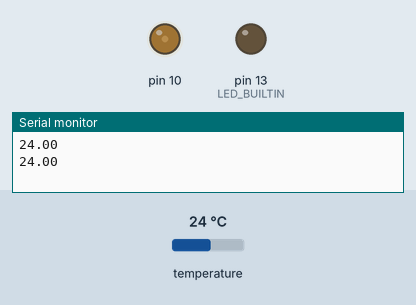
Recording of a sketch running on a simulated Arduino Uno, built with avr-gcc and run on an emulated ATmega328P. Parts: output pins drawn as LEDs (lit = HIGH), the last lines printed to the serial monitor. Dashed ring = blinking. Inputs (shaded band) come from the test bench; at power-on: temperature 24 °C.

Above: at 2.5 s.
2.6 s: temperature set to 21.4 °C
At 3.54 s:
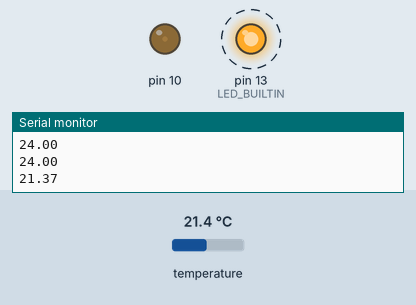
6.1 s: temperature set to 20.3 °C
At 7.5 s:
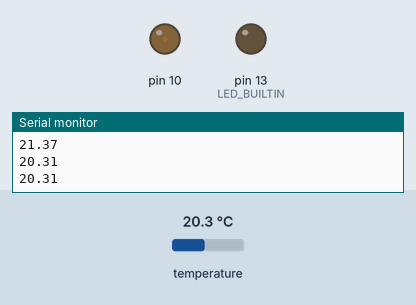
8.4 s: temperature set to 28 °C
At 11.6 s:
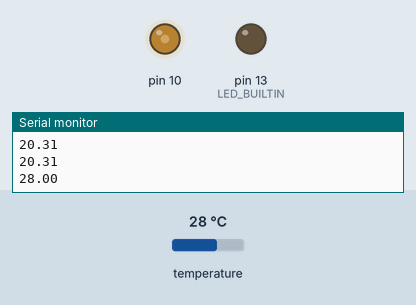
11.9 s: temperature set to 12 °C
At 15.8 s:
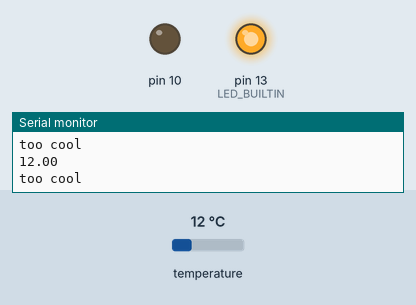
16.1 s: temperature set to 19.7 °C
18.4 s: temperature set to 20.8 °C
At 19.4 s:
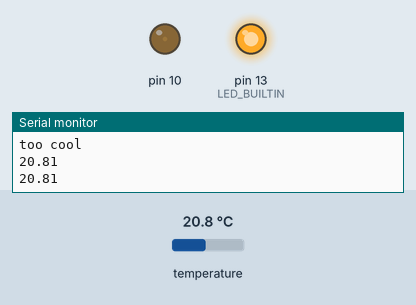
Timing chart, 0 to 21.4 s (numbered marks = the images above; inputs shaded):
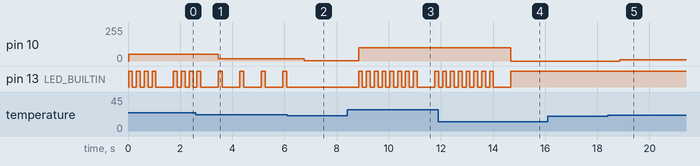

The sketch:

TemperatureRevision.ino
```cpp
#include <OneWire.h>

int DS18S20_Pin = 2; //DS18S20 Signal pin on digital 2

//CHANGE THESE VALUES TO SET THE RANGE THAT YOU WANT THE TEMP TO BE IN
float TOOHIGHTEMP = 28.0;
float TOOLOWTEMP = 20.0;

//Temperature chip i/o
OneWire ds(DS18S20_Pin);  // on digital pin 2

void setup(void) {
  pinMode(LED_BUILTIN, OUTPUT);
  pinMode(10, OUTPUT);
  Serial.begin(9600);
}

void loop(void) {
  float temperature = getTemp();
  Serial.println(temperature);

   if (temperature > TOOHIGHTEMP ) {
      digitalWrite(10, HIGH);
      Serial.println("too hot ");
    } else {
      if (temperature > TOOLOWTEMP) {
        analogWrite(10, 100 * (temperature - TOOLOWTEMP) / (TOOHIGHTEMP - TOOLOWTEMP) );  //brighter and brighter as voltage gets lower and lower
        for (int i = 1; i < (temperature - TOOLOWTEMP + .01); i++ ) {
          digitalWrite(LED_BUILTIN, HIGH);
          delay(150);
          digitalWrite(LED_BUILTIN, LOW);
          delay(150);
        }
      } else {
        digitalWrite(10, LOW);
        digitalWrite(LED_BUILTIN, HIGH);
        Serial.println("too cool ");
      }
    }
    delay(500);
}


float getTemp(){
  //returns the temperature from one DS18S20 in DEG Celsius

  byte data[12];
  byte addr[8];

  if ( !ds.search(addr)) {
      //no more sensors on chain, reset search
      ds.reset_search();
      return -1000;
  }

  if ( OneWire::crc8( addr, 7) != addr[7]) {
      Serial.println("CRC is not valid!");
      return -1000;
  }

  if ( addr[0] != 0x10 && addr[0] != 0x28) {
      Serial.print("Device is not recognized");
      return -1000;
  }

  ds.reset();
  ds.select(addr);
  ds.write(0x44,1); // start conversion, with parasite power on at the end

  byte present = ds.reset();
  ds.select(addr);
  ds.write(0xBE); // Read Scratchpad


  for (int i = 0; i < 9; i++) { // we need 9 bytes
    data[i] = ds.read();
  }

  ds.reset_search();

  byte MSB = data[1];
  byte LSB = data[0];

  float tempRead = ((MSB << 8) | LSB); //using two's compliment
  float TemperatureSum = tempRead / 16;

  return TemperatureSum;

}
```

Measured:
- the behaviour switches between 21 and 20.9 °C on temperature (found by bisection; images 1 and 2)
- after the input at 2.6 s, pin 10: 50/255 → 17/255 after 0.87 s
- after the input at 6.1 s, pin 10: 17/255 → 3/255 after 0.65 s; pin 13 (LED_BUILTIN): stops changing and stays LOW
- after the input at 8.4 s, pin 10: 3/255 → 100/255 after 0.44 s; pin 13 (LED_BUILTIN): goes 7 × (HIGH 0.15 s, LOW 0.15 s), HIGH 0.15 s, LOW 0.67 s, then HIGH, starting after 0.44 s
- after the input at 11.9 s, pin 10: 100/255 → 0/255 after 2.8 s; pin 13 (LED_BUILTIN): goes on until 14.7 s, then stays HIGH
- after the input at 18.4 s, pin 10: 0/255 → 10/255 after 0.46 s
- by itself, pin 13 (LED_BUILTIN): alternates HIGH for 0.15 s and LOW for 0.67 s
